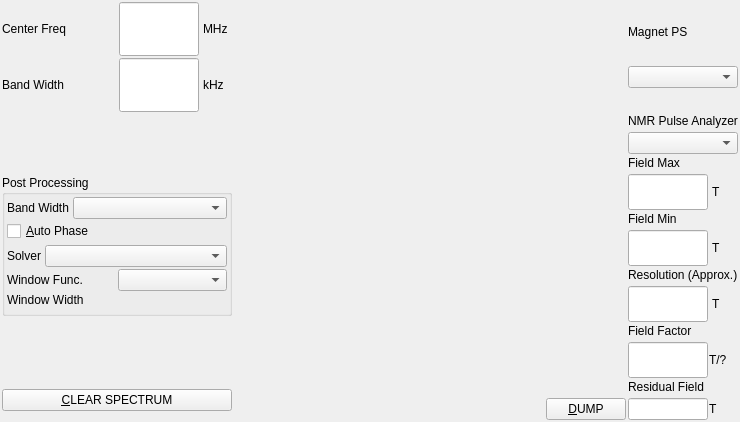
<?xml version="1.0" encoding="UTF-8"?>
<ui version="4.0">
 <class>FrmNMRSpectrum</class>
 <widget class="QMainWindow" name="FrmNMRSpectrum">
  <property name="geometry">
   <rect>
    <x>0</x>
    <y>0</y>
    <width>740</width>
    <height>422</height>
   </rect>
  </property>
  <property name="windowTitle">
   <string>NMR Spectrum Averager</string>
  </property>
  <widget class="QWidget" name="widget">
   <property name="geometry">
    <rect>
     <x>0</x>
     <y>0</y>
     <width>740</width>
     <height>422</height>
    </rect>
   </property>
   <layout class="QGridLayout">
    <property name="spacing">
     <number>2</number>
    </property>
    <item row="1" column="0">
     <layout class="QHBoxLayout">
      <item>
       <widget class="QLabel" name="textLabel1_2">
        <property name="sizePolicy">
         <sizepolicy hsizetype="Preferred" vsizetype="Fixed">
          <horstretch>0</horstretch>
          <verstretch>0</verstretch>
         </sizepolicy>
        </property>
        <property name="text">
         <string>Band Width</string>
        </property>
        <property name="wordWrap">
         <bool>false</bool>
        </property>
       </widget>
      </item>
      <item>
       <layout class="QHBoxLayout">
        <item>
         <widget class="QLineEdit" name="m_edBW">
          <property name="sizePolicy">
           <sizepolicy hsizetype="Preferred" vsizetype="Fixed">
            <horstretch>0</horstretch>
            <verstretch>0</verstretch>
           </sizepolicy>
          </property>
          <property name="maximumSize">
           <size>
            <width>80</width>
            <height>32767</height>
           </size>
          </property>
         </widget>
        </item>
        <item>
         <widget class="QLabel" name="textLabel2_2">
          <property name="sizePolicy">
           <sizepolicy hsizetype="Preferred" vsizetype="Preferred">
            <horstretch>0</horstretch>
            <verstretch>0</verstretch>
           </sizepolicy>
          </property>
          <property name="text">
           <string>kHz</string>
          </property>
          <property name="wordWrap">
           <bool>false</bool>
          </property>
         </widget>
        </item>
       </layout>
      </item>
     </layout>
    </item>
    <item row="0" column="0">
     <layout class="QHBoxLayout">
      <item>
       <widget class="QLabel" name="textLabel1">
        <property name="sizePolicy">
         <sizepolicy hsizetype="Preferred" vsizetype="Fixed">
          <horstretch>0</horstretch>
          <verstretch>0</verstretch>
         </sizepolicy>
        </property>
        <property name="text">
         <string>Center Freq</string>
        </property>
        <property name="wordWrap">
         <bool>false</bool>
        </property>
       </widget>
      </item>
      <item>
       <layout class="QHBoxLayout">
        <item>
         <widget class="QLineEdit" name="m_edFreq">
          <property name="sizePolicy">
           <sizepolicy hsizetype="Preferred" vsizetype="Fixed">
            <horstretch>0</horstretch>
            <verstretch>0</verstretch>
           </sizepolicy>
          </property>
          <property name="maximumSize">
           <size>
            <width>80</width>
            <height>32767</height>
           </size>
          </property>
         </widget>
        </item>
        <item>
         <widget class="QLabel" name="textLabel2">
          <property name="sizePolicy">
           <sizepolicy hsizetype="Preferred" vsizetype="Preferred">
            <horstretch>0</horstretch>
            <verstretch>0</verstretch>
           </sizepolicy>
          </property>
          <property name="text">
           <string>MHz</string>
          </property>
          <property name="wordWrap">
           <bool>false</bool>
          </property>
         </widget>
        </item>
       </layout>
      </item>
     </layout>
    </item>
    <item row="0" column="1" rowspan="8">
     <layout class="QVBoxLayout">
      <property name="spacing">
       <number>0</number>
      </property>
      <item>
       <widget class="XQGraph" name="m_graph" native="true">
        <property name="sizePolicy">
         <sizepolicy hsizetype="Expanding" vsizetype="Expanding">
          <horstretch>0</horstretch>
          <verstretch>0</verstretch>
         </sizepolicy>
        </property>
       </widget>
      </item>
      <item>
       <layout class="QHBoxLayout">
        <item>
         <widget class="KUrlRequester" name="m_urlDump" native="true">
          <property name="sizePolicy">
           <sizepolicy hsizetype="Expanding" vsizetype="Preferred">
            <horstretch>0</horstretch>
            <verstretch>0</verstretch>
           </sizepolicy>
          </property>
          <property name="cursor">
           <cursorShape>ArrowCursor</cursorShape>
          </property>
          <property name="focusPolicy">
           <enum>Qt::StrongFocus</enum>
          </property>
         </widget>
        </item>
        <item>
         <widget class="QPushButton" name="m_btnDump">
          <property name="text">
           <string>&amp;DUMP</string>
          </property>
          <property name="shortcut">
           <string>Alt+D</string>
          </property>
          <property name="autoDefault">
           <bool>false</bool>
          </property>
         </widget>
        </item>
       </layout>
      </item>
     </layout>
    </item>
    <item row="0" column="2" rowspan="2">
     <layout class="QVBoxLayout">
      <item>
       <widget class="QLabel" name="textLabel1_4">
        <property name="sizePolicy">
         <sizepolicy hsizetype="Preferred" vsizetype="Fixed">
          <horstretch>0</horstretch>
          <verstretch>0</verstretch>
         </sizepolicy>
        </property>
        <property name="text">
         <string>Magnet PS</string>
        </property>
        <property name="wordWrap">
         <bool>false</bool>
        </property>
       </widget>
      </item>
      <item>
       <widget class="QComboBox" name="m_cmbFieldEntry"/>
      </item>
     </layout>
    </item>
    <item row="7" column="0">
     <widget class="QPushButton" name="m_btnClear">
      <property name="text">
       <string>&amp;CLEAR SPECTRUM</string>
      </property>
      <property name="shortcut">
       <string>Alt+C</string>
      </property>
      <property name="autoDefault">
       <bool>false</bool>
      </property>
     </widget>
    </item>
    <item row="2" column="2">
     <layout class="QVBoxLayout">
      <item>
       <widget class="QLabel" name="textLabel1_4_2">
        <property name="sizePolicy">
         <sizepolicy hsizetype="Preferred" vsizetype="Fixed">
          <horstretch>0</horstretch>
          <verstretch>0</verstretch>
         </sizepolicy>
        </property>
        <property name="text">
         <string>NMR Pulse Analyzer</string>
        </property>
        <property name="wordWrap">
         <bool>false</bool>
        </property>
       </widget>
      </item>
      <item>
       <widget class="QComboBox" name="m_cmbPulse"/>
      </item>
     </layout>
    </item>
    <item row="6" column="2">
     <layout class="QVBoxLayout">
      <item>
       <widget class="QLabel" name="textLabel1_3_2">
        <property name="sizePolicy">
         <sizepolicy hsizetype="Preferred" vsizetype="Fixed">
          <horstretch>0</horstretch>
          <verstretch>0</verstretch>
         </sizepolicy>
        </property>
        <property name="text">
         <string>Field Factor</string>
        </property>
        <property name="wordWrap">
         <bool>false</bool>
        </property>
       </widget>
      </item>
      <item>
       <layout class="QHBoxLayout">
        <property name="spacing">
         <number>1</number>
        </property>
        <item>
         <widget class="QLineEdit" name="m_edFieldFactor">
          <property name="sizePolicy">
           <sizepolicy hsizetype="Preferred" vsizetype="Fixed">
            <horstretch>0</horstretch>
            <verstretch>0</verstretch>
           </sizepolicy>
          </property>
          <property name="maximumSize">
           <size>
            <width>80</width>
            <height>32767</height>
           </size>
          </property>
         </widget>
        </item>
        <item>
         <widget class="QLabel" name="textLabel2_3_2">
          <property name="sizePolicy">
           <sizepolicy hsizetype="Preferred" vsizetype="Preferred">
            <horstretch>0</horstretch>
            <verstretch>0</verstretch>
           </sizepolicy>
          </property>
          <property name="text">
           <string>T/?</string>
          </property>
          <property name="wordWrap">
           <bool>false</bool>
          </property>
         </widget>
        </item>
       </layout>
      </item>
     </layout>
    </item>
    <item row="7" column="2">
     <layout class="QVBoxLayout">
      <item>
       <widget class="QLabel" name="textLabel1_2_2_2">
        <property name="sizePolicy">
         <sizepolicy hsizetype="Preferred" vsizetype="Fixed">
          <horstretch>0</horstretch>
          <verstretch>0</verstretch>
         </sizepolicy>
        </property>
        <property name="text">
         <string>Residual Field</string>
        </property>
        <property name="wordWrap">
         <bool>false</bool>
        </property>
       </widget>
      </item>
      <item>
       <layout class="QHBoxLayout">
        <property name="spacing">
         <number>1</number>
        </property>
        <item>
         <widget class="QLineEdit" name="m_edResidual">
          <property name="sizePolicy">
           <sizepolicy hsizetype="Preferred" vsizetype="Fixed">
            <horstretch>0</horstretch>
            <verstretch>0</verstretch>
           </sizepolicy>
          </property>
          <property name="maximumSize">
           <size>
            <width>80</width>
            <height>32767</height>
           </size>
          </property>
         </widget>
        </item>
        <item>
         <widget class="QLabel" name="textLabel2_2_2_2">
          <property name="sizePolicy">
           <sizepolicy hsizetype="Preferred" vsizetype="Preferred">
            <horstretch>0</horstretch>
            <verstretch>0</verstretch>
           </sizepolicy>
          </property>
          <property name="text">
           <string>T</string>
          </property>
          <property name="wordWrap">
           <bool>false</bool>
          </property>
         </widget>
        </item>
       </layout>
      </item>
     </layout>
    </item>
    <item row="5" column="2">
     <layout class="QVBoxLayout">
      <item>
       <widget class="QLabel" name="textLabel1_3_3">
        <property name="sizePolicy">
         <sizepolicy hsizetype="Preferred" vsizetype="Fixed">
          <horstretch>0</horstretch>
          <verstretch>0</verstretch>
         </sizepolicy>
        </property>
        <property name="text">
         <string>Resolution (Approx.)</string>
        </property>
        <property name="wordWrap">
         <bool>false</bool>
        </property>
       </widget>
      </item>
      <item>
       <layout class="QHBoxLayout">
        <item>
         <widget class="QLineEdit" name="m_edResolution">
          <property name="sizePolicy">
           <sizepolicy hsizetype="Preferred" vsizetype="Fixed">
            <horstretch>0</horstretch>
            <verstretch>0</verstretch>
           </sizepolicy>
          </property>
          <property name="maximumSize">
           <size>
            <width>80</width>
            <height>32767</height>
           </size>
          </property>
         </widget>
        </item>
        <item>
         <widget class="QLabel" name="textLabel2_3_3">
          <property name="sizePolicy">
           <sizepolicy hsizetype="Preferred" vsizetype="Preferred">
            <horstretch>0</horstretch>
            <verstretch>0</verstretch>
           </sizepolicy>
          </property>
          <property name="text">
           <string>T</string>
          </property>
          <property name="wordWrap">
           <bool>false</bool>
          </property>
         </widget>
        </item>
       </layout>
      </item>
     </layout>
    </item>
    <item row="4" column="2">
     <layout class="QVBoxLayout">
      <item>
       <widget class="QLabel" name="textLabel1_3">
        <property name="sizePolicy">
         <sizepolicy hsizetype="Preferred" vsizetype="Fixed">
          <horstretch>0</horstretch>
          <verstretch>0</verstretch>
         </sizepolicy>
        </property>
        <property name="text">
         <string>Field Min</string>
        </property>
        <property name="wordWrap">
         <bool>false</bool>
        </property>
       </widget>
      </item>
      <item>
       <layout class="QHBoxLayout">
        <item>
         <widget class="QLineEdit" name="m_edMin">
          <property name="sizePolicy">
           <sizepolicy hsizetype="Preferred" vsizetype="Fixed">
            <horstretch>0</horstretch>
            <verstretch>0</verstretch>
           </sizepolicy>
          </property>
          <property name="maximumSize">
           <size>
            <width>80</width>
            <height>32767</height>
           </size>
          </property>
         </widget>
        </item>
        <item>
         <widget class="QLabel" name="textLabel2_3">
          <property name="sizePolicy">
           <sizepolicy hsizetype="Preferred" vsizetype="Preferred">
            <horstretch>0</horstretch>
            <verstretch>0</verstretch>
           </sizepolicy>
          </property>
          <property name="text">
           <string>T</string>
          </property>
          <property name="wordWrap">
           <bool>false</bool>
          </property>
         </widget>
        </item>
       </layout>
      </item>
     </layout>
    </item>
    <item row="3" column="2">
     <layout class="QVBoxLayout">
      <item>
       <widget class="QLabel" name="textLabel1_2_2">
        <property name="sizePolicy">
         <sizepolicy hsizetype="Preferred" vsizetype="Fixed">
          <horstretch>0</horstretch>
          <verstretch>0</verstretch>
         </sizepolicy>
        </property>
        <property name="text">
         <string>Field Max</string>
        </property>
        <property name="wordWrap">
         <bool>false</bool>
        </property>
       </widget>
      </item>
      <item>
       <layout class="QHBoxLayout">
        <item>
         <widget class="QLineEdit" name="m_edMax">
          <property name="sizePolicy">
           <sizepolicy hsizetype="Preferred" vsizetype="Fixed">
            <horstretch>0</horstretch>
            <verstretch>0</verstretch>
           </sizepolicy>
          </property>
          <property name="maximumSize">
           <size>
            <width>80</width>
            <height>32767</height>
           </size>
          </property>
         </widget>
        </item>
        <item>
         <widget class="QLabel" name="textLabel2_2_2">
          <property name="sizePolicy">
           <sizepolicy hsizetype="Preferred" vsizetype="Preferred">
            <horstretch>0</horstretch>
            <verstretch>0</verstretch>
           </sizepolicy>
          </property>
          <property name="text">
           <string>T</string>
          </property>
          <property name="wordWrap">
           <bool>false</bool>
          </property>
         </widget>
        </item>
       </layout>
      </item>
     </layout>
    </item>
    <item row="2" column="0" rowspan="5">
     <widget class="Q3GroupBox" name="groupBox1">
      <property name="sizePolicy">
       <sizepolicy hsizetype="Minimum" vsizetype="Fixed">
        <horstretch>0</horstretch>
        <verstretch>0</verstretch>
       </sizepolicy>
      </property>
      <property name="title">
       <string>Post Processing</string>
      </property>
      <layout class="QGridLayout">
       <property name="spacing">
        <number>2</number>
       </property>
       <item row="0" column="0">
        <layout class="QHBoxLayout">
         <item>
          <widget class="QLabel" name="textLabel1_2_2_3_2_2_2">
           <property name="sizePolicy">
            <sizepolicy hsizetype="Fixed" vsizetype="Fixed">
             <horstretch>0</horstretch>
             <verstretch>0</verstretch>
            </sizepolicy>
           </property>
           <property name="text">
            <string>Band Width</string>
           </property>
           <property name="wordWrap">
            <bool>false</bool>
           </property>
          </widget>
         </item>
         <item>
          <widget class="QComboBox" name="m_cmbBWList">
           <property name="sizePolicy">
            <sizepolicy hsizetype="Minimum" vsizetype="Fixed">
             <horstretch>0</horstretch>
             <verstretch>0</verstretch>
            </sizepolicy>
           </property>
          </widget>
         </item>
        </layout>
       </item>
       <item row="4" column="0">
        <layout class="QHBoxLayout">
         <property name="spacing">
          <number>2</number>
         </property>
         <item>
          <widget class="QLabel" name="textLabel11_4">
           <property name="text">
            <string>Window Func.</string>
           </property>
           <property name="wordWrap">
            <bool>false</bool>
           </property>
          </widget>
         </item>
         <item>
          <widget class="QComboBox" name="m_cmbWindowFunc"/>
         </item>
        </layout>
       </item>
       <item row="3" column="0">
        <layout class="QHBoxLayout">
         <item>
          <widget class="QLabel" name="textLabel1_2_2_3_2_2">
           <property name="sizePolicy">
            <sizepolicy hsizetype="Fixed" vsizetype="Fixed">
             <horstretch>0</horstretch>
             <verstretch>0</verstretch>
            </sizepolicy>
           </property>
           <property name="text">
            <string>Solver</string>
           </property>
           <property name="wordWrap">
            <bool>false</bool>
           </property>
          </widget>
         </item>
         <item>
          <widget class="QComboBox" name="m_cmbSolver">
           <property name="sizePolicy">
            <sizepolicy hsizetype="Minimum" vsizetype="Fixed">
             <horstretch>0</horstretch>
             <verstretch>0</verstretch>
            </sizepolicy>
           </property>
          </widget>
         </item>
        </layout>
       </item>
       <item row="1" column="0">
        <widget class="QCheckBox" name="m_ckbAutoPhase">
         <property name="sizePolicy">
          <sizepolicy hsizetype="Fixed" vsizetype="Fixed">
           <horstretch>0</horstretch>
           <verstretch>0</verstretch>
          </sizepolicy>
         </property>
         <property name="text">
          <string>&amp;Auto Phase</string>
         </property>
         <property name="shortcut">
          <string>Alt+A</string>
         </property>
        </widget>
       </item>
       <item row="2" column="0">
        <widget class="KDoubleNumInput" name="m_numPhase" native="true">
         <property name="sizePolicy">
          <sizepolicy hsizetype="Minimum" vsizetype="Fixed">
           <horstretch>0</horstretch>
           <verstretch>0</verstretch>
          </sizepolicy>
         </property>
         <property name="minValue" stdset="0">
          <number>-360</number>
         </property>
         <property name="maxValue" stdset="0">
          <number>360</number>
         </property>
         <property name="suffix" stdset="0">
          <string>deg.</string>
         </property>
        </widget>
       </item>
       <item row="5" column="0">
        <layout class="QVBoxLayout">
         <item>
          <widget class="QLabel" name="textLabel1_2_2_3">
           <property name="sizePolicy">
            <sizepolicy hsizetype="Fixed" vsizetype="Fixed">
             <horstretch>0</horstretch>
             <verstretch>0</verstretch>
            </sizepolicy>
           </property>
           <property name="text">
            <string>Window Width</string>
           </property>
           <property name="wordWrap">
            <bool>false</bool>
           </property>
          </widget>
         </item>
         <item>
          <widget class="KDoubleNumInput" name="m_numWindowWidth" native="true">
           <property name="sizePolicy">
            <sizepolicy hsizetype="Minimum" vsizetype="Fixed">
             <horstretch>0</horstretch>
             <verstretch>0</verstretch>
            </sizepolicy>
           </property>
           <property name="minimumSize">
            <size>
             <width>220</width>
             <height>0</height>
            </size>
           </property>
           <property name="minValue" stdset="0">
            <number>10</number>
           </property>
           <property name="maxValue" stdset="0">
            <number>200</number>
           </property>
           <property name="suffix" stdset="0">
            <string>%</string>
           </property>
          </widget>
         </item>
        </layout>
       </item>
      </layout>
     </widget>
    </item>
   </layout>
  </widget>
 </widget>
 <layoutdefault spacing="4" margin="2"/>
 <customwidgets>
  <customwidget>
   <class>Q3GroupBox</class>
   <extends>QGroupBox</extends>
   <header>Qt3Support/Q3GroupBox</header>
   <container>1</container>
  </customwidget>
  <customwidget>
   <class>XQGraph</class>
   <extends>QWidget</extends>
   <header>graphwidget.h</header>
  </customwidget>
  <customwidget>
   <class>KUrlRequester</class>
   <extends>QWidget</extends>
   <header>kurlrequester.h</header>
  </customwidget>
  <customwidget>
   <class>KDoubleNumInput</class>
   <extends>QWidget</extends>
   <header>knuminput.h</header>
  </customwidget>
 </customwidgets>
 <tabstops>
  <tabstop>m_edFreq</tabstop>
  <tabstop>m_edBW</tabstop>
  <tabstop>m_cmbBWList</tabstop>
  <tabstop>m_ckbAutoPhase</tabstop>
  <tabstop>m_numPhase</tabstop>
  <tabstop>m_cmbSolver</tabstop>
  <tabstop>m_cmbWindowFunc</tabstop>
  <tabstop>m_numWindowWidth</tabstop>
  <tabstop>m_btnClear</tabstop>
  <tabstop>m_urlDump</tabstop>
  <tabstop>m_btnDump</tabstop>
  <tabstop>m_cmbFieldEntry</tabstop>
  <tabstop>m_cmbPulse</tabstop>
  <tabstop>m_edMax</tabstop>
  <tabstop>m_edMin</tabstop>
  <tabstop>m_edResolution</tabstop>
  <tabstop>m_edFieldFactor</tabstop>
  <tabstop>m_edResidual</tabstop>
 </tabstops>
 <includes>
  <include location="local">kurlrequester.h</include>
  <include location="local">klineedit.h</include>
  <include location="local">kpushbutton.h</include>
  <include location="local">knuminput.h</include>
  <include location="local">knuminput.h</include>
  <include location="local">knuminput.h</include>
  <include location="local">knuminput.h</include>
 </includes>
 <resources/>
 <connections/>
</ui>
